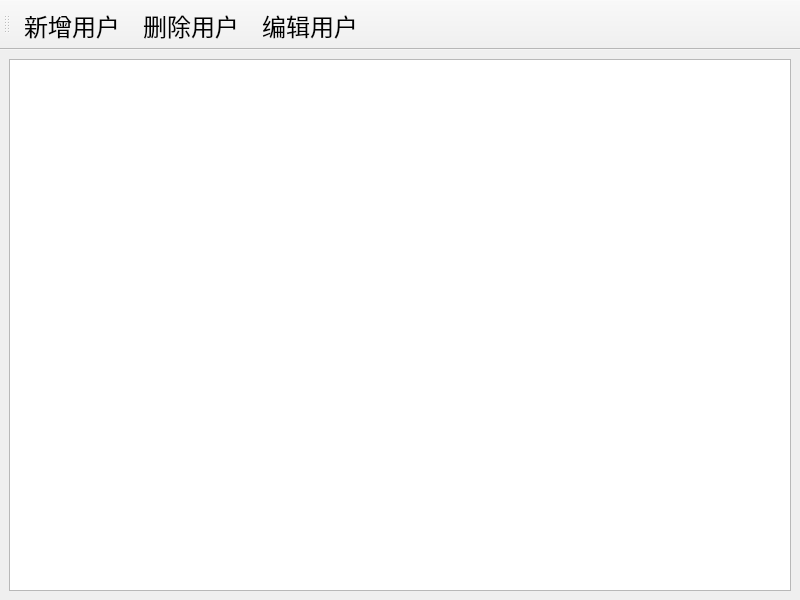
<?xml version="1.0" encoding="UTF-8"?>
<ui version="4.0">
 <class>UserListForm</class>
 <widget class="QMainWindow" name="UserListForm">
  <property name="geometry">
   <rect>
    <x>0</x>
    <y>0</y>
    <width>800</width>
    <height>600</height>
   </rect>
  </property>
  <property name="minimumSize">
   <size>
    <width>800</width>
    <height>600</height>
   </size>
  </property>
  <property name="maximumSize">
   <size>
    <width>800</width>
    <height>600</height>
   </size>
  </property>
  <property name="windowTitle">
   <string>用户列表</string>
  </property>
  <widget class="QWidget" name="centralwidget">
   <layout class="QHBoxLayout" name="horizontalLayout">
    <item>
     <widget class="QTableView" name="tableView">
      <property name="sizePolicy">
       <sizepolicy hsizetype="Preferred" vsizetype="Preferred">
        <horstretch>0</horstretch>
        <verstretch>0</verstretch>
       </sizepolicy>
      </property>
     </widget>
    </item>
   </layout>
  </widget>
  <widget class="QToolBar" name="toolBar">
   <property name="font">
    <font>
     <pointsize>18</pointsize>
    </font>
   </property>
   <property name="windowTitle">
    <string>toolBar</string>
   </property>
   <property name="iconSize">
    <size>
     <width>30</width>
     <height>30</height>
    </size>
   </property>
   <property name="toolButtonStyle">
    <enum>Qt::ToolButtonTextBesideIcon</enum>
   </property>
   <attribute name="toolBarArea">
    <enum>TopToolBarArea</enum>
   </attribute>
   <attribute name="toolBarBreak">
    <bool>false</bool>
   </attribute>
   <addaction name="act_AddUser"/>
   <addaction name="act_delete"/>
   <addaction name="act_edit"/>
  </widget>
  <action name="act_AddUser">
   <property name="icon">
    <iconset resource="../../../Resources.qrc">
     <normaloff>:/Images/add.png</normaloff>:/Images/add.png</iconset>
   </property>
   <property name="text">
    <string>新增用户</string>
   </property>
   <property name="toolTip">
    <string>新增用户</string>
   </property>
  </action>
  <action name="act_edit">
   <property name="icon">
    <iconset resource="../../../Resources.qrc">
     <normaloff>:/Images/edit.png</normaloff>:/Images/edit.png</iconset>
   </property>
   <property name="text">
    <string>编辑用户</string>
   </property>
   <property name="toolTip">
    <string>编辑用户</string>
   </property>
  </action>
  <action name="act_delete">
   <property name="icon">
    <iconset resource="../../../Resources.qrc">
     <normaloff>:/Images/delete.png</normaloff>:/Images/delete.png</iconset>
   </property>
   <property name="text">
    <string>删除用户</string>
   </property>
  </action>
 </widget>
 <resources>
  <include location="../../../Resources.qrc"/>
 </resources>
 <connections/>
</ui>
